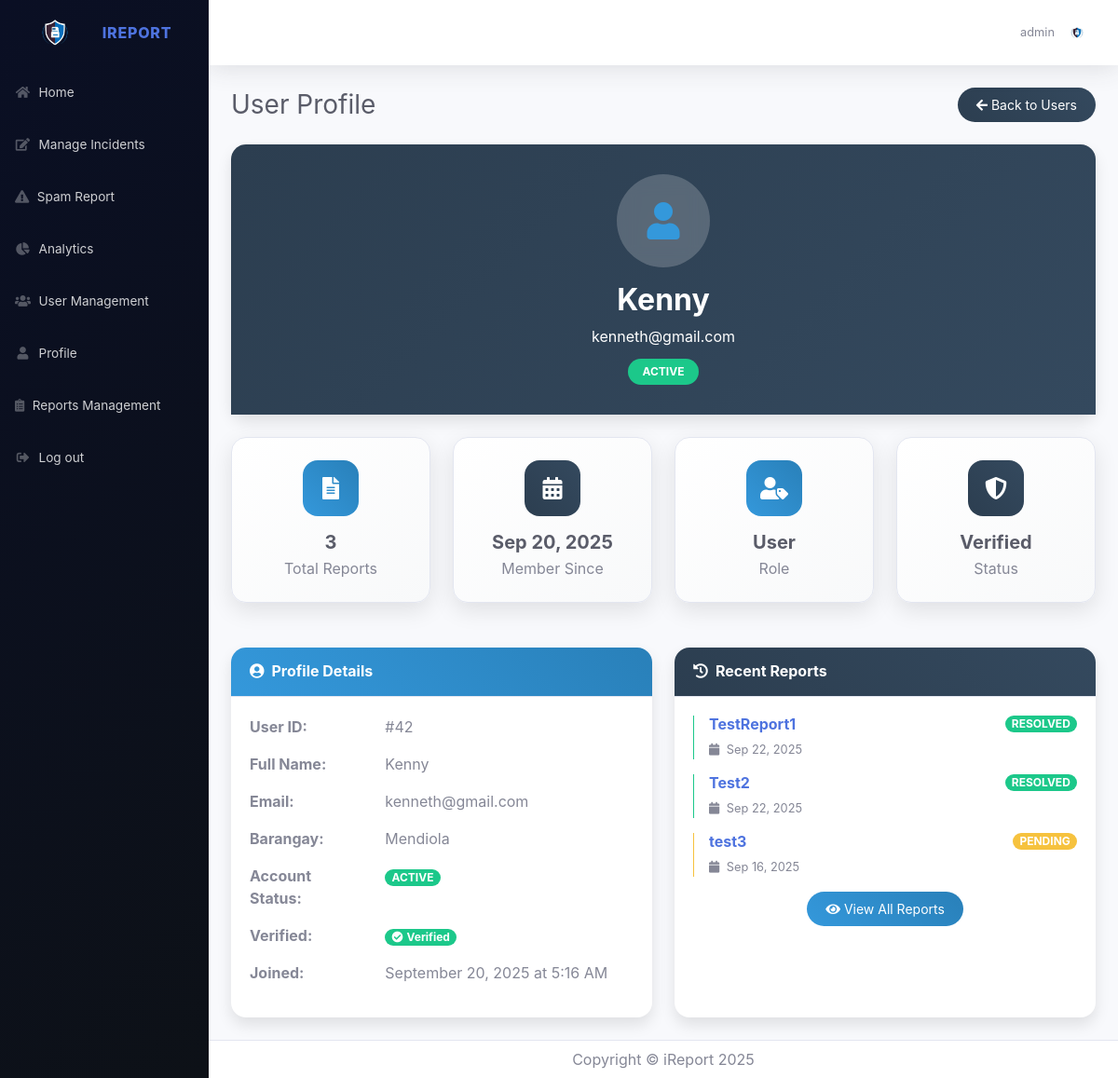
The page /admin/users/view.php?id=42 (signed in) on the database as committed earlier.
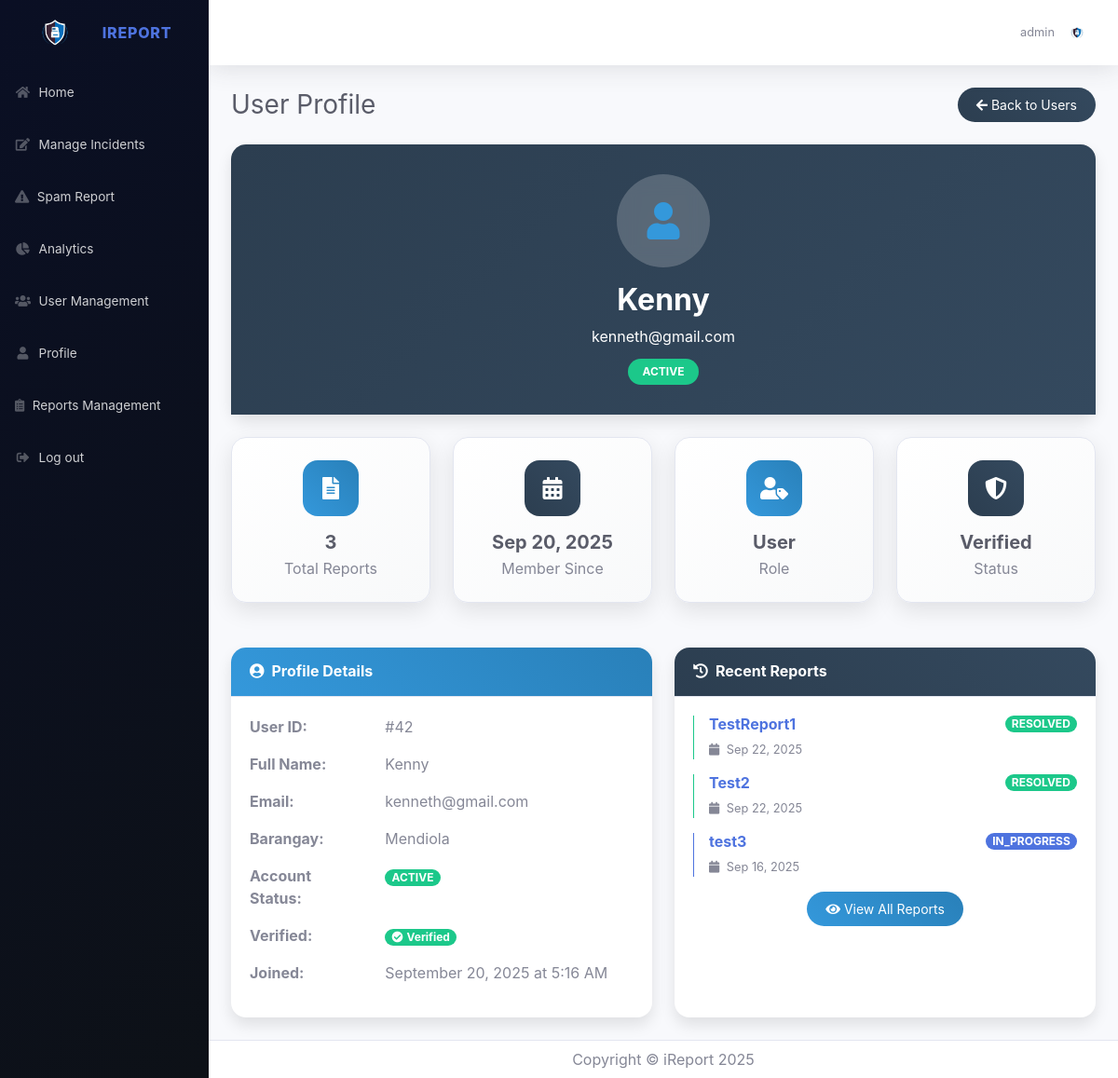
The same page on the database as committed later.
### tables this page shows
CREATE TABLE `incident` (
  `id` int(11) NOT NULL,
  `title` varchar(255) NOT NULL,
  `category` varchar(100) NOT NULL,
  `date` datetime NOT NULL,
  `description` text NOT NULL,
  `location` varchar(255) DEFAULT NULL,
  `severity_level` varchar(50) NOT NULL,
  `full_name` varchar(255) NOT NULL,
  `address` varchar(255) DEFAULT NULL,
  `email` varchar(150) NOT NULL,
  `phone` varchar(50) DEFAULT NULL,
  `notified` varchar(255) DEFAULT NULL,
  `evidence_logs` tinyint(1) DEFAULT 0,
  `evidence_screenshots` tinyint(1) DEFAULT 0,
  `evidence_email` tinyint(1) DEFAULT 0,
  `evidence_other` tinyint(1) DEFAULT 0,
  `additional_info` text DEFAULT NULL,
  `created_at` timestamp NOT NULL DEFAULT current_timestamp(),
  `status` varchar(255) DEFAULT 'PENDING',
  `user_id` int(11) DEFAULT NULL,
  `suggestion` text DEFAULT NULL,
  `user_deleted` tinyint(1) DEFAULT 0 COMMENT 'Flag to mark incidents as deleted from user view',
  `deleted_by_admin` tinyint(1) DEFAULT 0
);

### admin/users/view.php (the view, shortened to what the changed rows need)
<?php
include '../../connectMySql.php';
$user_id = isset($_GET['id']) ? intval($_GET['id']) : 0;
$query = "SELECT * FROM users WHERE user_id = ?";
$stmt = $conn->prepare($query);
$stmt->bind_param("i", $user_id);
$stmt->execute();
$result = $stmt->get_result();
$user_data = $result->fetch_assoc();
$recent_incidents_query = "SELECT id, title, date, status FROM incident WHERE user_id = ? ORDER BY date DESC LIMIT 5";
$recent_stmt = $conn->prepare($recent_incidents_query);
$recent_stmt->bind_param("i", $user_id);
$recent_stmt->execute();
$recent_incidents = $recent_stmt->get_result();
?>
<!DOCTYPE html>
<html lang="en">
<head>
    <link rel="stylesheet" href="https://cdnjs.cloudflare.com/ajax/libs/font-awesome/5.15.4/css/all.min.css" />
    <link href="../../css/sb-admin-2.min.css" rel="stylesheet">
</head>
<body id="page-top">
    <div id="wrapper">
        <div id="content-wrapper" class="d-flex flex-column">
            <div id="content">
                <div class="container-fluid">
                    <div class="d-sm-flex align-items-center justify-content-between mb-4">
                        <h1 class="h3 mb-0 text-gray-800">User Profile</h1>
                    </div>
                    <div class="card profile-card mb-4">
                        <div class="profile-header text-center">
                            <h2 class="font-weight-bold mb-2"><?php echo htmlspecialchars($user_data['name']); ?></h2>
                        </div>
                    </div>
                    <div class="row">
                        <div class="col-lg-6 mb-4">
                            <div class="card profile-card h-100">
                                <div class="card-body">
                                    <?php if ($recent_incidents->num_rows > 0): ?>
                                        <?php while ($incident = $recent_incidents->fetch_assoc()): ?>
                                            <?php
                                            $status_color = '';
                                            switch (strtolower($incident['status'])) {
                                                case 'pending':
                                                    $status_color = 'warning';
                                                    break;
                                                case 'resolved':
                                                    $status_color = 'success';
                                                    break;
                                                default:
                                                    $status_color = 'primary';
                                            }
                                            ?>
                                            <div class="border-left border-<?php echo $status_color; ?> border-3 pl-3 mb-3">
                                                <div class="d-flex justify-content-between align-items-start">
                                                    <div>
                                                        <h6 class="mb-1 font-weight-bold">
                                                            <a href="../incident/view.php?id=<?php echo $incident['id']; ?>" class="text-decoration-none">
                                                                <?php echo htmlspecialchars($incident['title']); ?>
                                                            </a>
                                                        </h6>
                                                        <small class="text-muted">
                                                            <i class="fas fa-calendar mr-1"></i>
                                                            <?php echo date('M d, Y', strtotime($incident['date'])); ?>
                                                        </small>
                                                    </div>
                                                    <span class="badge badge-<?php echo $status_color; ?> badge-pill">
                                                        <?php echo strtoupper($incident['status']); ?>
                                                    </span>
                                                </div>
                                            </div>
                                        <?php endwhile; ?>
                                    <?php endif; ?>
                                </div>
                            </div>
                        </div>
                    </div>
                </div>
            </div>
        </div>
    </div>
</body>
</html>

Rows that differ between the two databases and show on the page:
changed incident "test3": status "PENDING" → "IN_PROGRESS"
